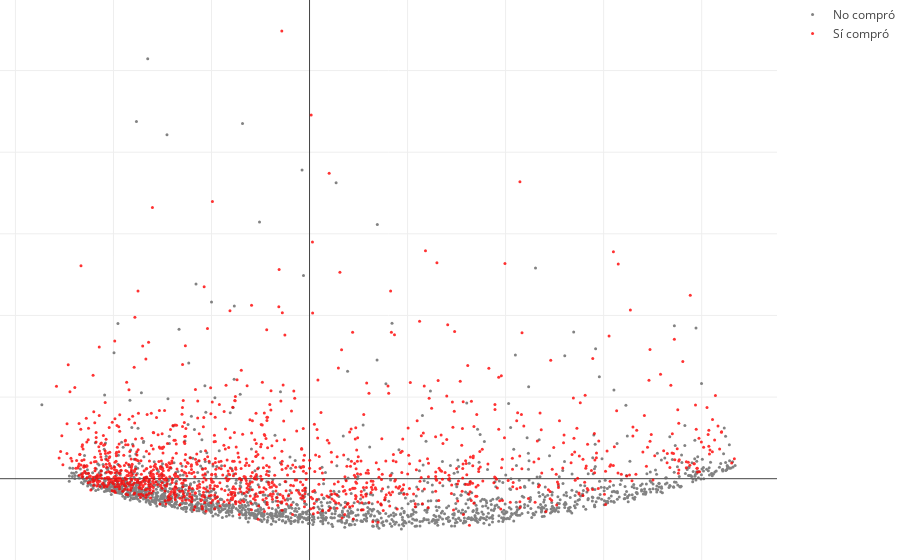

Notebook source saved alongside this figure:
### Code cell
# Vamos a pasar los y=0 por un lado y los y=1 para poder diferenciarlos con un marcador

trace0= (go.Scatter(
    x= features_0[:,0],
    y= features_0[:,1],
    mode='markers',
    marker=dict(color='rgb(100, 100, 100)', size=3),
    opacity=0.8,
    name='No compró'))



trace1= (go.Scatter(
    x= features_1[:,0],
    y= features_1[:,1],
    mode='markers',
    marker=dict(color='rgb(255, 0, 0)', size=3),
    opacity=0.8,
    name= 'Sí compró'))

data = [trace0, trace1]
layout = go.Layout(
    margin=dict(
        l=0,
        r=0,
        b=0,
        t=0
    )
)
    
fig = go.Figure(data=data, layout=layout)
py.iplot(fig, filename='scatter-mode')

### Figure 1 — Plotly figure (JSON) as saved in the notebook; plotly's stock layout.template omitted (floating-point values rounded to 4 significant figures; data arrays with more than 128 entries replaced by an {"elided": "..."} marker saying what was removed)
{"data": [{"marker": {"color": "rgb(100, 100, 100)", "size": 3}, "mode": "markers", "name": "No compró", "opacity": 0.8, "type": "scatter", "x": {"elided": "1721 float values"}, "y": {"elided": "1721 float values"}}, {"marker": {"color": "rgb(255, 0, 0)", "size": 3}, "mode": "markers", "name": "Sí compró", "opacity": 0.8, "type": "scatter", "x": {"elided": "1279 float values"}, "y": {"elided": "1279 float values"}}], "layout": {"margin": {"b": 0, "l": 0, "r": 0, "t": 0}}}
